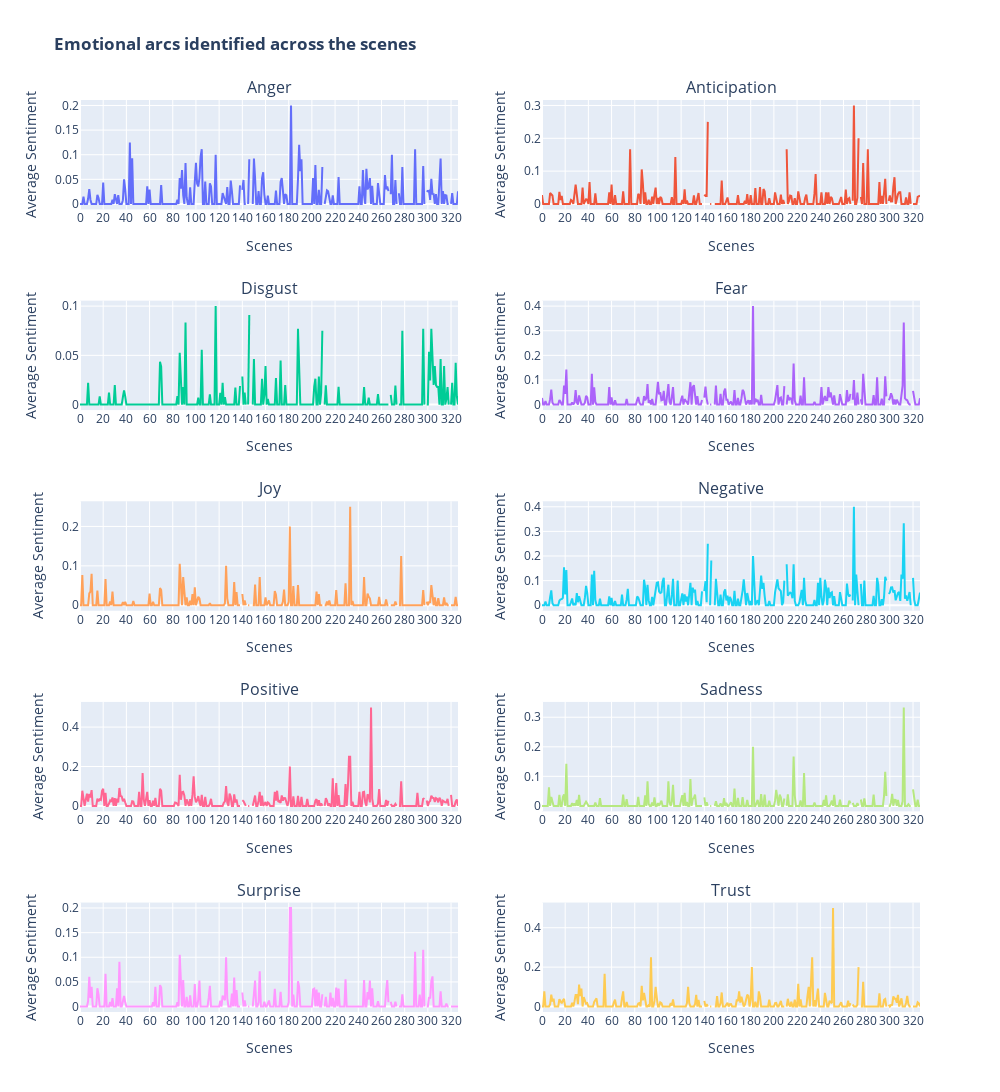

Here is the notebook cell this chart was saved with:
### Code cell
film_emotional_arc(df)

### Figure 1 — Plotly figure (JSON) as saved in the notebook; plotly's stock layout.template omitted (floating-point values rounded to 4 significant figures; data arrays with more than 128 entries replaced by an {"elided": "..."} marker saying what was removed)
{"data": [{"type": "scatter", "x": {"elided": "327 int values"}, "xaxis": "x", "y": {"elided": "327 float values"}, "yaxis": "y"}, {"type": "scatter", "x": {"elided": "327 int values"}, "xaxis": "x2", "y": {"elided": "327 float values"}, "yaxis": "y2"}, {"type": "scatter", "x": {"elided": "327 int values"}, "xaxis": "x3", "y": {"elided": "327 float values"}, "yaxis": "y3"}, {"type": "scatter", "x": {"elided": "327 int values"}, "xaxis": "x4", "y": {"elided": "327 float values"}, "yaxis": "y4"}, {"type": "scatter", "x": {"elided": "327 int values"}, "xaxis": "x5", "y": {"elided": "327 float values"}, "yaxis": "y5"}, {"type": "scatter", "x": {"elided": "327 int values"}, "xaxis": "x6", "y": {"elided": "327 float values"}, "yaxis": "y6"}, {"type": "scatter", "x": {"elided": "327 int values"}, "xaxis": "x7", "y": {"elided": "327 float values"}, "yaxis": "y7"}, {"type": "scatter", "x": {"elided": "327 int values"}, "xaxis": "x8", "y": {"elided": "327 float values"}, "yaxis": "y8"}, {"type": "scatter", "x": {"elided": "327 int values"}, "xaxis": "x9", "y": {"elided": "327 float values"}, "yaxis": "y9"}, {"type": "scatter", "x": {"elided": "327 int values"}, "xaxis": "x10", "y": {"elided": "327 float values"}, "yaxis": "y10"}], "layout": {"annotations": [{"font": {"size": 16}, "showarrow": false, "text": "Anger", "x": 0.225, "xanchor": "center", "xref": "paper", "y": 1, "yanchor": "bottom", "yref": "paper"}, {"font": {"size": 16}, "showarrow": false, "text": "Anticipation", "x": 0.775, "xanchor": "center", "xref": "paper", "y": 1, "yanchor": "bottom", "yref": "paper"}, {"font": {"size": 16}, "showarrow": false, "text": "Disgust", "x": 0.225, "xanchor": "center", "xref": "paper", "y": 0.78, "yanchor": "bottom", "yref": "paper"}, {"font": {"size": 16}, "showarrow": false, "text": "Fear", "x": 0.775, "xanchor": "center", "xref": "paper", "y": 0.78, "yanchor": "bottom", "yref": "paper"}, {"font": {"size": 16}, "showarrow": false, "text": "Joy", "x": 0.225, "xanchor": "center", "xref": "paper", "y": 0.56, "yanchor": "bottom", "yref": "paper"}, {"font": {"size": 16}, "showarrow": false, "text": "Negative", "x": 0.775, "xanchor": "center", "xref": "paper", "y": 0.56, "yanchor": "bottom", "yref": "paper"}, {"font": {"size": 16}, "showarrow": false, "text": "Positive", "x": 0.225, "xanchor": "center", "xref": "paper", "y": 0.34, "yanchor": "bottom", "yref": "paper"}, {"font": {"size": 16}, "showarrow": false, "text": "Sadness", "x": 0.775, "xanchor": "center", "xref": "paper", "y": 0.34, "yanchor": "bottom", "yref": "paper"}, {"font": {"size": 16}, "showarrow": false, "text": "Surprise", "x": 0.225, "xanchor": "center", "xref": "paper", "y": 0.12, "yanchor": "bottom", "yref": "paper"}, {"font": {"size": 16}, "showarrow": false, "text": "Trust", "x": 0.775, "xanchor": "center", "xref": "paper", "y": 0.12, "yanchor": "bottom", "yref": "paper"}], "height": 1500, "showlegend": false, "title": {"text": "<b> Emotional arcs identified across the scenes <b>"}, "width": 1000, "xaxis": {"anchor": "y", "domain": [0, 0.45], "dtick": 20, "title": {"text": "Scenes"}}, "xaxis10": {"anchor": "y10", "domain": [0.55, 1], "dtick": 20, "title": {"text": "Scenes"}}, "xaxis2": {"anchor": "y2", "domain": [0.55, 1], "dtick": 20, "title": {"text": "Scenes"}}, "xaxis3": {"anchor": "y3", "domain": [0, 0.45], "dtick": 20, "title": {"text": "Scenes"}}, "xaxis4": {"anchor": "y4", "domain": [0.55, 1], "dtick": 20, "title": {"text": "Scenes"}}, "xaxis5": {"anchor": "y5", "domain": [0, 0.45], "dtick": 20, "title": {"text": "Scenes"}}, "xaxis6": {"anchor": "y6", "domain": [0.55, 1], "dtick": 20, "title": {"text": "Scenes"}}, "xaxis7": {"anchor": "y7", "domain": [0, 0.45], "dtick": 20, "title": {"text": "Scenes"}}, "xaxis8": {"anchor": "y8", "domain": [0.55, 1], "dtick": 20, "title": {"text": "Scenes"}}, "xaxis9": {"anchor": "y9", "domain": [0, 0.45], "dtick": 20, "title": {"text": "Scenes"}}, "yaxis": {"anchor": "x", "domain": [0.88, 1], "title": {"text": "Average Sentiment"}}, "yaxis10": {"anchor": "x10", "domain": [0, 0.12], "title": {"text": "Average Sentiment"}}, "yaxis2": {"anchor": "x2", "domain": [0.88, 1], "title": {"text": "Average Sentiment"}}, "yaxis3": {"anchor": "x3", "domain": [0.66, 0.78], "title": {"text": "Average Sentiment"}}, "yaxis4": {"anchor": "x4", "domain": [0.66, 0.78], "title": {"text": "Average Sentiment"}}, "yaxis5": {"anchor": "x5", "domain": [0.44, 0.56], "title": {"text": "Average Sentiment"}}, "yaxis6": {"anchor": "x6", "domain": [0.44, 0.56], "title": {"text": "Average Sentiment"}}, "yaxis7": {"anchor": "x7", "domain": [0.22, 0.34], "title": {"text": "Average Sentiment"}}, "yaxis8": {"anchor": "x8", "domain": [0.22, 0.34], "title": {"text": "Average Sentiment"}}, "yaxis9": {"anchor": "x9", "domain": [0, 0.12], "title": {"text": "Average Sentiment"}}}}
